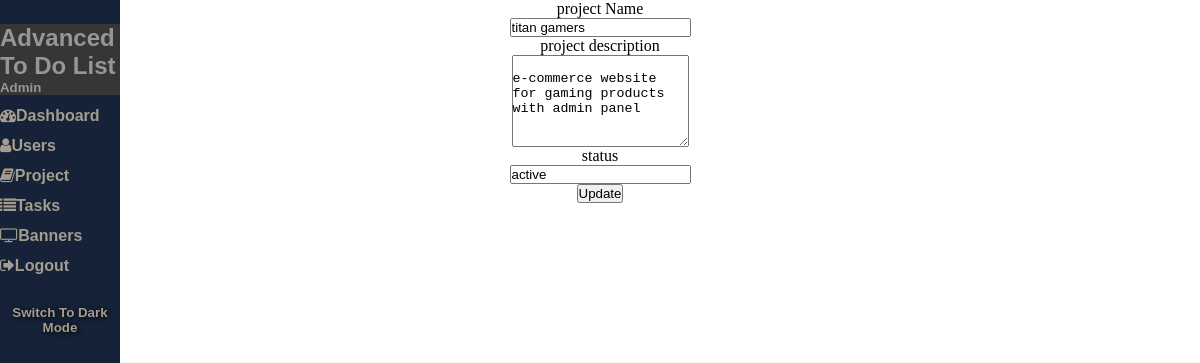
/admin/editproject.php?id=1, run on an earlier commit of the app's database.
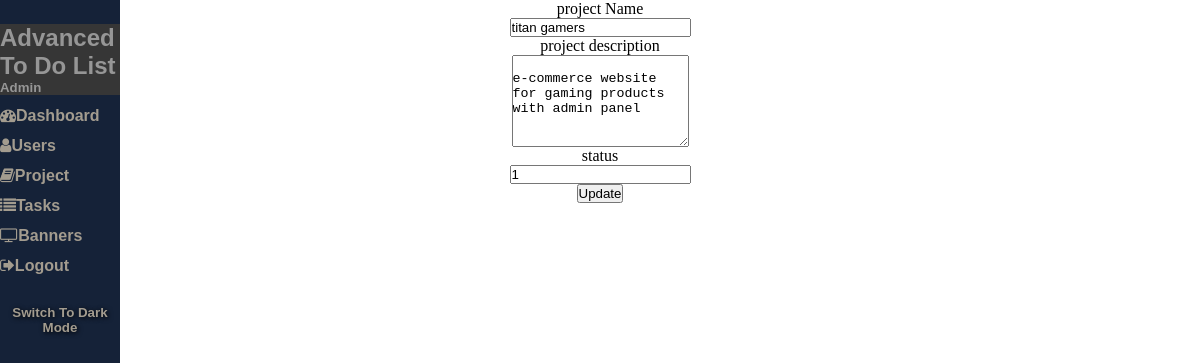
And on a later commit of the database.
### tables this page shows
CREATE TABLE `project` (
  `id` int(150) NOT NULL,
  `projectName` varchar(255) NOT NULL,
  `projectDescription` longtext NOT NULL,
  `date` timestamp NOT NULL DEFAULT current_timestamp(),
  `updateDate` varchar(255) NOT NULL,
  `dueDate` varchar(255) NOT NULL,
  `status` int(11) NOT NULL
);

### admin/editproject.php (the view, shortened to what this page needs)
<?php
include('db/connection.php');
$id = intval($_GET['id']);
?>
<html>
    <head>
          <link rel="stylesheet" href="https://cdnjs.cloudflare.com/ajax/libs/font-awesome/4.7.0/css/font-awesome.min.css">
          <link rel="stylesheet" type="text/css" href="https://cdn.datatables.net/v/dt/dt-1.11.4/datatables.min.css"/>
    </head>
    <body>
<?php include 'includes/sidenav.inc.php'; ?>
<center>
<form class="admin_form" name="insertproduct" method="post" enctype="multipart/form-data">
<?php $query= mysqli_query($con, "select * from project where id ='$id'");
$cnt=1;
while($row=mysqli_fetch_array($query)){
 ?>
 <div class="adminform_div">
   <label class="adminform_label" for="basicinput">project Name</label><br>
   <input type="text" name="projectName"  placeholder="Enter Project Name" value="<?php echo htmlentities($row['projectName']);?>" class="adminform_input" >
 </div>
 <div class="adminform_div">
   <label class="adminform_label" for="basicinput">project description</label><br>
   <textarea  name="projectDescription"  placeholder="Enter project Description" rows="6" class="adminform_textarea">
     <?php echo htmlentities($row['projectDescription']);?>
   </textarea>
</div>
<div class="adminform_div">
  <label class="adminform_label" for="basicinput">status</label><br>
  <input type="text" name="status"  placeholder="Enter status" value="<?php echo htmlentities($row['status']);?>" class="adminform_input" >
</div>
<?php $cnt++; } ?>
<div class="adminform_div">
  <button type="submit" name="editproject" class="adminform_btn">Update</button>
</div>
</form>
</center>
    </body>
</html>

What changed in the data, as far as the page shows it:
changed project "titan gamers": status "active" → "1"
